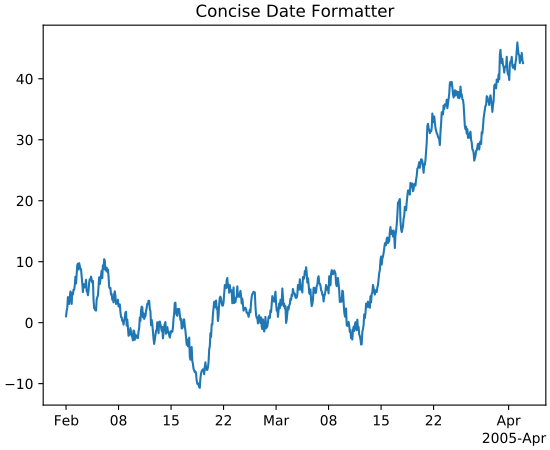

This chart was generated by the following Python code:
import datetime
import matplotlib.dates as mdates

base = datetime.datetime(2005, 2, 1)
dates = np.array([base + datetime.timedelta(hours=(2 * i))
                  for i in range(732)])
N = len(dates)
np.random.seed(19680801)
y = np.cumsum(np.random.randn(N))

fig, ax = plt.subplots(constrained_layout=True)
locator = mdates.AutoDateLocator()
formatter = mdates.ConciseDateFormatter(locator)
ax.xaxis.set_major_locator(locator)
ax.xaxis.set_major_formatter(formatter)

ax.plot(dates, y)
ax.set_title('Concise Date Formatter')
